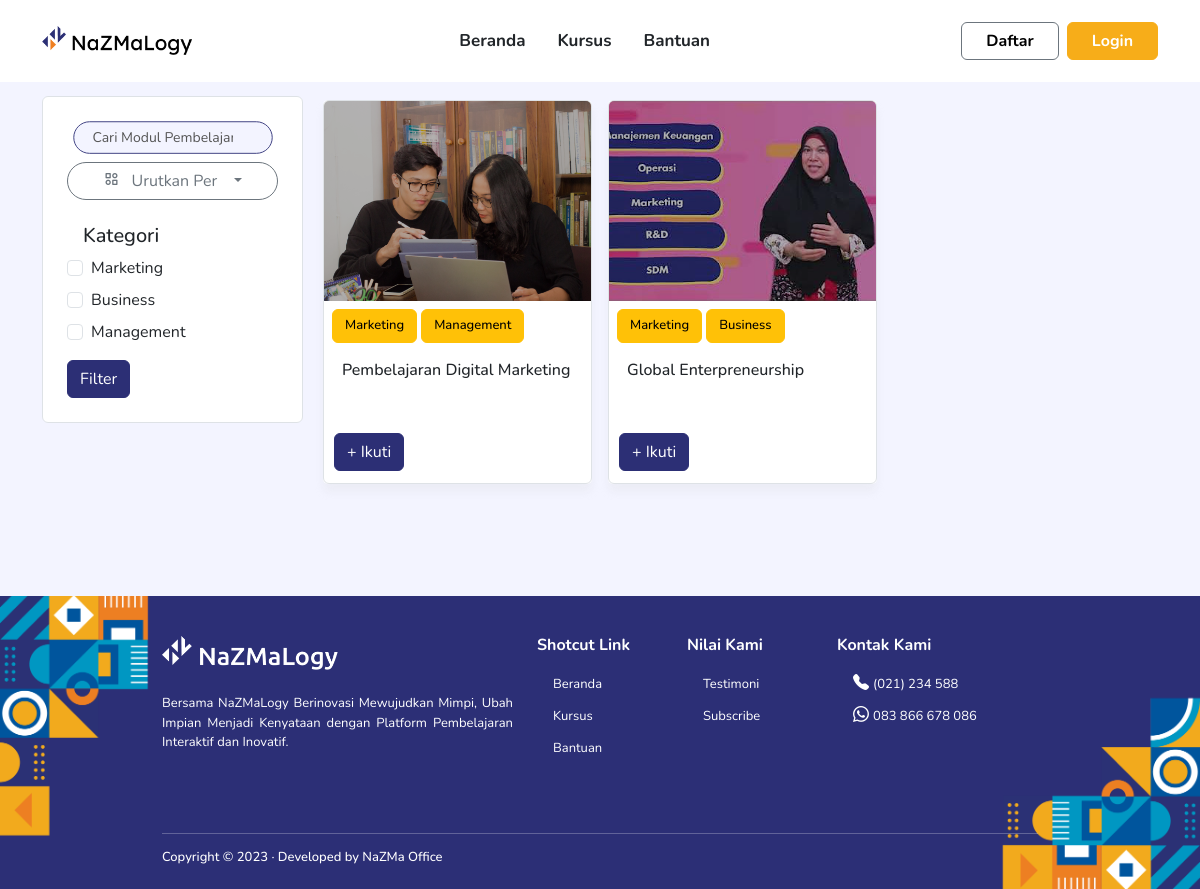
Page /index.php/front/listClassAsc on the committed database.
### tables this page shows
CREATE TABLE IF NOT EXISTS `categories` (
  `id` bigint unsigned NOT NULL AUTO_INCREMENT,
  `name` varchar(255) NOT NULL,
  `created_at` timestamp NULL DEFAULT CURRENT_TIMESTAMP ON UPDATE CURRENT_TIMESTAMP,
  `updated_at` timestamp NULL DEFAULT CURRENT_TIMESTAMP ON UPDATE CURRENT_TIMESTAMP,
  PRIMARY KEY (`id`)
);

CREATE TABLE IF NOT EXISTS `courses` (
  `id` bigint unsigned NOT NULL AUTO_INCREMENT,
  `cover` text,
  `rating` decimal(20,1) DEFAULT '0.0',
  `participant` int DEFAULT '0',
  `title` varchar(255) DEFAULT NULL,
  `instructor` varchar(255) DEFAULT NULL,
  `summary` text,
  `intro_link` text,
  `intro_duration` int DEFAULT NULL,
  `created_at` timestamp NULL DEFAULT CURRENT_TIMESTAMP ON UPDATE CURRENT_TIMESTAMP,
  `updated_at` timestamp NULL DEFAULT CURRENT_TIMESTAMP ON UPDATE CURRENT_TIMESTAMP,
  `mentoring_link` varchar(255) DEFAULT NULL,
  PRIMARY KEY (`id`)
);

### application/controllers/Front.php (called while the page is built, shortened)
<?php
class Front extends CI_Controller
{
      function __construct()
      {
            $this->load->model('FrontModel');
            $this->load->model('CourseModel');
            $this->load->model('CategoryModel');
      }
      public function listClassAsc()
      {
            $data = [
                  'title_page' => 'NaZMaLogy | List Class',
                  'categories' => $this->CategoryModel->get_data_category(),
                  'course' => $this->CourseModel->get_data_course_asc_non_auth()
            ];
            $this->load->view('layout/front/style', $data);
            $this->load->view('layout/front/navbar');
            $this->load->view('layout/front/mobile_bar');
            $this->load->view('listClass', $data);
            $this->load->view('layout/front/footer');
            $this->load->view('layout/front/script');
      }
}

### index.php (called while the page is built, shortened)
<?php
require_once BASEPATH.'core/CodeIgniter.php';

### application/models/CategoryModel.php (called while the page is built, shortened)
<?php
class CategoryModel extends CI_Model
{
    public function get_data_category()
    {
        $query = $this->db->get('categories');
        return $query->result();
    }
}

### application/models/CourseModel.php (called while the page is built, shortened)
<?php
class CourseModel extends CI_Model
{
    public function get_data_course_asc_non_auth()
    {
        $this->db->select('c.*, GROUP_CONCAT(categories.name) as category');
        $this->db->from('courses c');
        $this->db->join('course_has_category chc', 'c.id = chc.id_course');
        $this->db->join('categories', 'chc.id_category = categories.id');
        $this->db->group_by('c.id');
        $this->db->order_by('created_at', 'asc');
        $query = $this->db->get();
        return $query->result();
    }
}

### application/views/listClass.php (the view, shortened to what this page needs)
<link rel="stylesheet" href="https://cdn.jsdelivr.net/npm/sweetalert2@11.1.3/dist/sweetalert2.min.css">
<section id="list-class" class="bg-light-primary">
    <div class="container">
        <div class="pt-5 mt-5">
            <div class="row">
                <div class="col-lg-3 col-md-4 d-none d-md-inline col-mb-4 pb-3" data-aos="fade-up" data-aos-duration="700">
                    <div class="bg-white border rounded p-4">
                        <div class="search-box">
                            <div class="search-icon"><i class="fa fa-search search-icon"></i></div>
                            <form action="<?= base_url('front/courseSearch') ?>" method="get">
                                <input name="searchTitle" type="text" placeholder="Cari Modul Pembelajaran" id="search" autocomplete="off" required value="<?= isset($_GET['searchTitle']) ? $_GET['searchTitle'] : '' ?>">
                            </form>
                        </div>
                        <div class="dropdown mt-2">
                            <button class="btn btn-outline-secondary dropdown-toggle category" type="button" data-bs-toggle="dropdown" aria-expanded="false">
                                <i class="bx bx-category-alt"></i> <span class="mx-2"> Urutkan Per</span>
                            </button>
                        </div>
                        <h5 class="ft-7 mx-3 mt-4">Kategori</h5>
                        <form action="<?php echo base_url('front/course_filter_by_category'); ?>" method="post">
                            <?php foreach ($categories as $category) { ?>
                                <div class="form-check mt-2 mb-2">
                                    <input class="form-check-input" value="<?php echo $category->id; ?>" name="category[]" type="checkbox" <?php if (isset($selected_categories) && in_array($category->id, $selected_categories)) echo 'checked' ?>>
                                    <label class="form-check-label">
                                        <?= $category->name ?>
                                    </label>
                                </div>
                            <?php } ?>
                            <div class="mt-3">
                                <button type="submit" class="btn btn-primary bg-first border-first">Filter</button>
                            </div>
                        </form>
                    </div>
                </div>
                <div class="col-md-8 col-lg-9 pb-5 mb-5">
                    <div class="row">
                        <?php
                        $no = 1;
                        foreach ($course as $data) { ?>
                            <div class="col-lg-4 col-md-6 pb-3 p-1 px-2">
                                <div class="card-class" data-aos="fade-up" data-aos-duration="700">
                                    <div class="d-flex flex-column rounded border">
                                        <div class="class-image">
                                            <img src="<?= base_url('assets/images/admin/course/' . $data->cover) ?>">
                                            <div class="marker"></div>
                                        </div>
                                        <div class="p-2 pb-0 d-flex gap-1 flex-wrap">
                                            <?php
                                            $category = explode(',', $data->category);
                                            foreach ($category as $kat) {
                                                echo "
                                    <button class='btn btn-warning fw-medium' style='font-size:13px'>" . $kat . "</button>";
                                            }
                                            ?>
                                        </div>
                                        <div class="class-title">
                                            <h6 class="ft-7 p-2"><?= $data->title ?></h6>
                                        </div>
                                        <div class="class-action">
                                            <div class="d-flex justify-content-between">
                                                <div class="detail-bottom">
                                                    <?php if ($this->session->userdata('is_login')) : ?>
                                                        <?php echo anchor('userBranch/classpath/detail_course/' . $data->id, "
                                                        <button class='btn btn-primary bg-first text-xl border-first'>+ Ikuti</button>
                                                    "); ?>
                                                    <?php else : ?>
                                                        <button id="myButton<?= $no++ ?>" class='btn btn-primary bg-first text-xl border-first'>+ Ikuti</button>
                                                    <?php endif; ?>
                                                </div>
                                            </div>
                                        </div>
                                    </div>
                                </div>
                            </div>
                        <?php } ?>
                    </div>
                </div>
            </div>
        </div>
    </div>
</section>

### assets/css/frontStyle.css (style rules this page uses)
:root { --first-color: #2c2f75; --first-color-light: #8e97ff; --first-color-dark: #1a181d; --white-color: #f3f4ff; --white-gloss-color: #0099C4; --orange-color: #F7AD19; --body-font: "Nunito", sans-serif; }
.bg-first { background-color: var(--first-color) !important; }
.border-first { border-color: var(--first-color) !important; }
.bg-light-primary { background-color: var(--white-color); }
.marker { margin-top: -200px; height: 200px; width: 100%; background-color: rgb(0, 0, 0); opacity: 30%; border-radius: 5px 5px 0 0; }
.card-class { width: 100%; height: 100%; background-color: white; box-shadow: 0px 8px 8px 0px rgba(211, 211, 211, 0.2); border-radius: 5px; }
.card-class .class-image { height: 200px; }
.card-class .class-image img { width: 100%; height: 200px; object-fit: cover; border-radius: 5px 5px 0 0; }
.card-class .class-title { padding: 10px; height: 80px; }
.card-class .class-action { padding: 10px; height: 60px; }
.category { width: 100% !important; border-radius: 20px; }

### assets/css/search.css (style rules this page uses)
.search-box { position: relative; width: 100%; max-width: 200px; border-radius: 120px; margin: 0 auto; }
.search-icon, .go-icon { position: absolute; top: 0; width: 55px; line-height: 40px; text-align: center; }
.search-icon { left: 0; pointer-events: none; font-size: 1.22em; will-change: transform; transform: rotate(-45deg); -webkit-transform: rotate(-45deg); -moz-transform: rotate(-45deg); -o-transform: rotate(-45deg); transform-origin: center center; -webkit-transform-origin: center center; -moz-transform-origin: center center; -o-transform-origin: center center; transition: transform 400ms 220ms cubic-bezier(0.19, 1, 0.22, 1); -webkit-transition: transform 400ms 220ms cubic-bezier(0.19, 1, 0.22, 1); -moz-transition: transform 400ms 220ms cubic-bezier(0.19, 1, 0.22, 1); -o-transition: transform 400ms 220ms cubic-bezier(0.19, 1, 0.22, 1); }
.search-border { display: block; width: 100%; max-width: 360px; }
.border { fill: var(--white-color); stroke: var(--first-color); stroke-width: 3; stroke-miterlimit: 10; }
.border { stroke-dasharray: 740; stroke-dashoffset: 0; transition: stroke-dashoffset 400ms cubic-bezier(0.6, 0.04, 0.735, 0.99); -webkit-transition: stroke-dashoffset 400ms cubic-bezier(0.6, 0.04, 0.735, 0.99); -moz-transition: stroke-dashoffset 400ms cubic-bezier(0.6, 0.04, 0.735, 0.99); -o-transition: stroke-dashoffset 400ms cubic-bezier(0.6, 0.04, 0.735, 0.99); }
#search { font-size: 14px; position: absolute; top: 0; left: 0; width: 100%; height: 100%; border-radius: 120px; border: none; background: rgba(255, 255, 255, 0); padding: 0 40px 0 20px; color: #555; outline: none; }

### rows in the picture
categories: name "Marketing"
categories: name "Business"
categories: name "Management"
courses: cover (picture), kat "Marketing", kat "Management", title "Pembelajaran Digital Marketing"
courses: cover (placeholder picture), kat "Marketing", kat "Business", title "Global Enterpreneurship"
